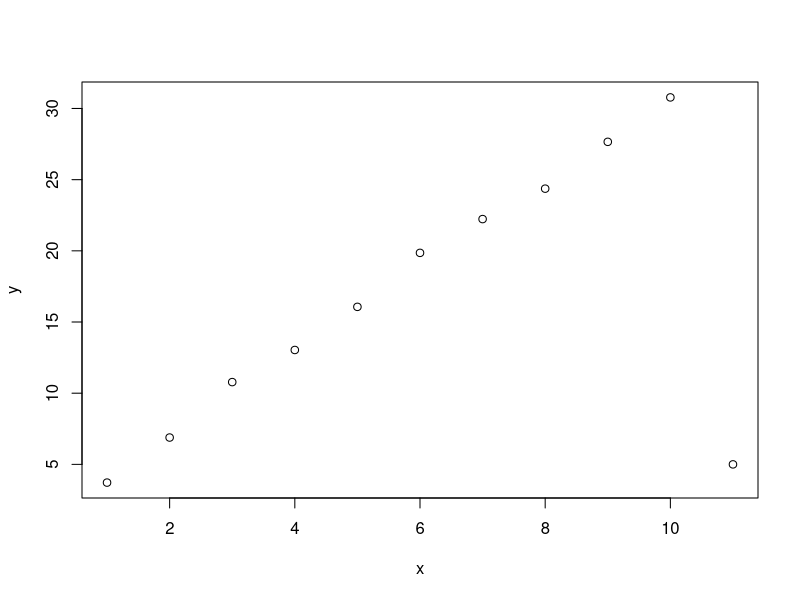
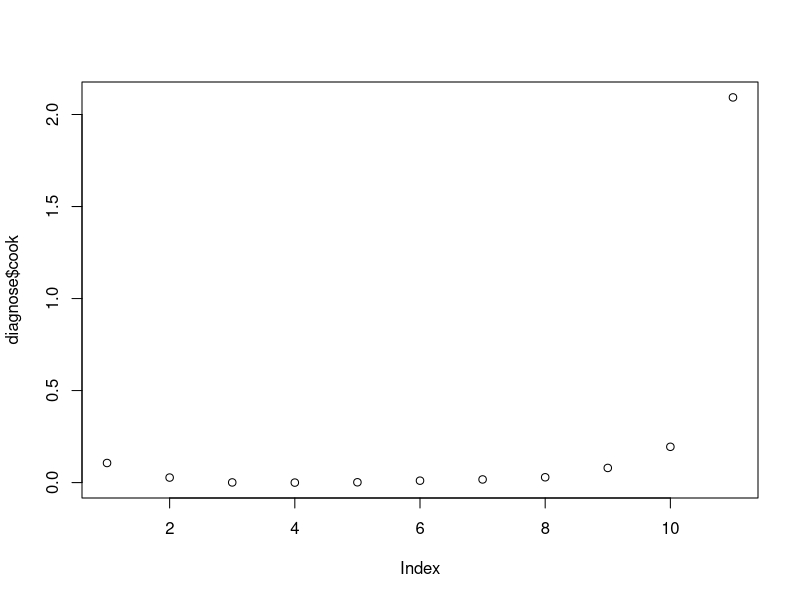
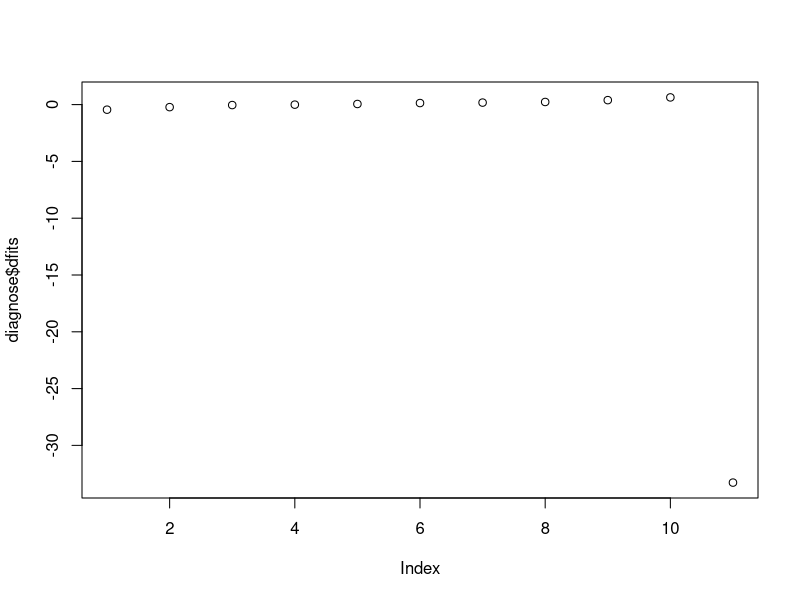

Write R code to recreate these figures, in order.
set.seed(123)
x=1:10
y=1+3*x+rnorm(10,0,0.5) 
x=c(x,11)
y=c(y,5)

x

# [1] 1 2 3 4 5 6 7 8 9 10 11

y
# [1] 3.719762 6.884911 10.779354 13.035254 16.064644 19.857532 22.230458
# [8] 24.367469 27.656574 30.777169 5.000000

plot(x,y)

fit=lm(y~x)
print(summary(fit))


diagnose=ls.diag(fit)
options(digits=4)

print(diagnose$cook)
# [1] 1.065e-01 2.729e-02 8.979e-04 5.345e-06 1.695e-03 1.043e-02 1.712e-02
# [8] 2.889e-02 7.965e-02 1.945e-01 2.093e+00
plot(diagnose$cook)

print(diagnose$dfits)
# [1] -0.446546 -0.222467 -0.039972 -0.003083 0.054994 0.137807
# [7] 0.177531 0.231791 0.393337 0.633971 -33.276447
plot(diagnose$dfits)

